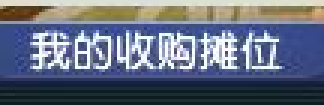
#> input picture tests/fixtures/stall/buy_title.png, 108 x 35 px (shown 3 times larger)
$ python -i panels.py   (imports and definitions only)
#> lines starting #> are read from the running program, lines starting #| are printed output that depends on the picture
#> further down, picture is the input picture: shape (35, 108, 3); mean B, G, R 128.1, 109.2, 100.6
### src/hoyo_analyzer/paths.py
"""Filesystem locations shared by source runs and packaged desktop builds."""

from __future__ import annotations

import sys
from pathlib import Path


def application_root() -> Path:
    """Return the directory containing user-editable application resources.

    In a PyInstaller onedir build, configuration, models, assets, and runtime
    output live beside the executable. During development they live at the
    repository root.
    """

    if getattr(sys, "frozen", False):
        return Path(sys.executable).resolve().parent
    return Path(__file__).resolve().parents[2]


def resolve_application_path(value: str | Path) -> Path:
    """Resolve a path relative to the installed application/repository root."""

    candidate = Path(value).expanduser()
    if candidate.is_absolute():
        return candidate
    return application_root() / candidate

### src/hoyo_analyzer/panels.py
"""Local title-template recognition and debounced foreground-panel transitions."""

from __future__ import annotations

from dataclasses import dataclass
from datetime import datetime
from pathlib import Path
from uuid import uuid4

import cv2
import numpy as np

from .models import BEIJING_TZ, Event
from .panel_types import PANEL_NAMES, panel_event_name
from .paths import resolve_application_path

TEMPLATE_NAMES = {
    **{key: (f"panel_{key}.png",) for key in PANEL_NAMES},
    "attributes": ("panel_attributes.png", "panel_attributes_master_skills.png",
                   "panel_attributes_auxiliary_skills.png", "panel_attributes_cultivation.png"),
    "default": ("panel_default.png",),
}


@dataclass(frozen=True)
class PanelObservation:
    panel_type: str  # unknown is distinct from a confirmed default game screen.
    confidence: float = 0.0
    bbox: tuple[int, int, int, int] | None = None


class PanelDetector:
    def __init__(self, template_directory: Path | None = None, threshold: float = 0.9) -> None:
        directory = template_directory or resolve_application_path("assets/templates")
        self.threshold = threshold
        self.templates: dict[str, list[np.ndarray]] = {}
        self._scaled: dict[tuple[str, int, float], tuple[np.ndarray, np.ndarray]] = {}
        for kind, filenames in TEMPLATE_NAMES.items():
            loaded = []
            for name in filenames:
                path = directory / name
                if not path.is_file():
                    continue
                template = cv2.imdecode(np.fromfile(path, dtype=np.uint8), cv2.IMREAD_COLOR)
                if template is not None:
                    loaded.append(template)
            self.templates[kind] = loaded

    def analyze(self, image: np.ndarray) -> PanelObservation:
        if image.ndim != 3 or image.shape[2] != 3 or not image.size:
            return PanelObservation("unknown")
        gray = cv2.cvtColor(image, cv2.COLOR_BGR2GRAY)
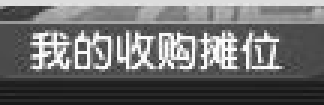
#> gray: shape (35, 108) (shown 3 times larger); min 22, max 253, mean 108.8
        # Prefer native pixel-sized UI. Also support uniformly resized captures.
        scales = (1.0, min(image.shape[1] / 640, image.shape[0] / 480))
#> scales = (1, 0.0729)
        default_match: PanelObservation | None = None
        for scale in dict.fromkeys(round(value, 3) for value in scales):
            matches: list[PanelObservation] = []
            for kind, templates in self.templates.items():
                for index, original in enumerate(templates):
                    key = (kind, index, scale)
                    if key not in self._scaled:
                        colour = cv2.resize(original, None, fx=scale, fy=scale, interpolation=cv2.INTER_AREA)
                        self._scaled[key] = colour, cv2.cvtColor(colour, cv2.COLOR_BGR2GRAY)
                    colour, template = self._scaled[key]
                    height, width = template.shape
                    if height > gray.shape[0] or width > gray.shape[1]:
                        continue
                    _, score, _, (x, y) = cv2.minMaxLoc(cv2.matchTemplate(gray, template, cv2.TM_CCOEFF_NORMED))
                    if score < self.threshold:
                        continue
                    patch = image[y:y + height, x:x + width]
                    # A red "摊位记录" button has the same letters as the blue
                    # title. Correlation alone ignores the background colour.
                    error = float(np.abs(patch.astype(np.int16) - colour.astype(np.int16)).mean())
                    if error <= 25:
                        matches.append(PanelObservation(kind, float(score), (x, y, x + width, y + height)))
            panels = [match for match in matches if match.panel_type != "default"]
            if panels:
                return max(panels, key=lambda match: match.confidence)
            if matches:
                candidate = max(matches, key=lambda match: match.confidence)
                if default_match is None or candidate.confidence > default_match.confidence:
                    default_match = candidate
#> after the loop, self._scaled = 0 items
        return default_match or PanelObservation("unknown")


class PanelTracker:
    def __init__(self, confirm_frames: int = 3, close_seconds: float = 1.0) -> None:
        self.confirm_frames = confirm_frames
        self.close_ms = int(close_seconds * 1000)
        self.stable: str | None = None
        self.reset_pending()

    def reset_pending(self) -> None:
        """Keep the last confirmed panel across a pause, discard partial hits."""
        self.candidate: str | None = None
        self.candidate_since = 0
        self.count = 0

    def update(self, observation: PanelObservation, timestamp_ms: int, frame_index: int = 0,
               occurred_at: datetime | None = None) -> list[Event]:
        kind = observation.panel_type
        if kind == "unknown":
            self.reset_pending()
            return []
        if kind != self.candidate or timestamp_ms < self.candidate_since:
            self.candidate, self.candidate_since, self.count = kind, timestamp_ms, 0
        self.count += 1
        if self.count < self.confirm_frames or kind == self.stable:
            return []
        if kind == "default" and timestamp_ms - self.candidate_since < self.close_ms:
            return []
        previous = self.stable
        self.stable = kind
        # Switching dialogs does not prove the previous one closed: it may be
        # behind the new dialog (e.g. stall records). Log only the observed action.
        event_type = "game_default" if kind == "default" else "panel_opened"
        now = (occurred_at or datetime.now(BEIJING_TZ)).astimezone(BEIJING_TZ)
        message = "默认游戏界面" if kind == "default" and previous is None else panel_event_name(event_type, kind)
        return [Event(uuid4().hex, timestamp_ms, event_type, confidence=observation.confidence,
                      payload={"panel_type": None if kind == "default" else kind, "message": message,
                               "occurred_at": now.isoformat(timespec="milliseconds")},
                      evidence_frame_index=frame_index, beijing_time=now.strftime("%Y年%m月%d日%H:%M:%S"))]

>>> import cv2
>>> picture = cv2.imread('../../tests/fixtures/stall/buy_title.png')
>>> result = PanelDetector().analyze(picture)
